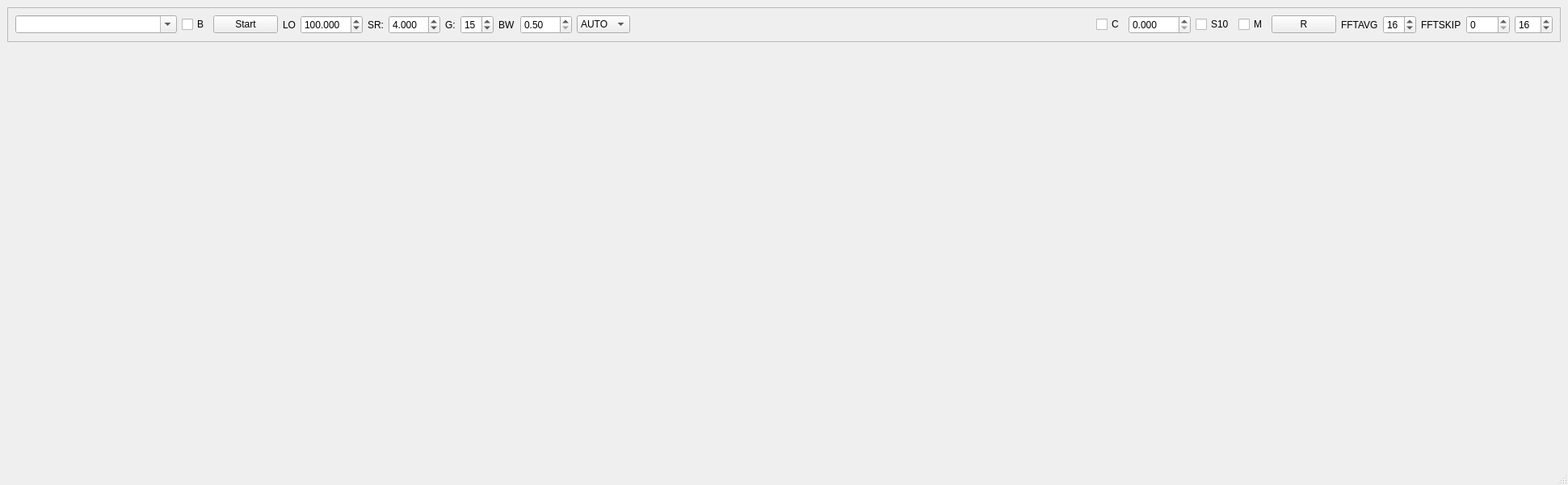
<?xml version="1.0" encoding="UTF-8"?>
<ui version="4.0">
 <class>MainWindow</class>
 <widget class="QMainWindow" name="MainWindow">
  <property name="geometry">
   <rect>
    <x>0</x>
    <y>0</y>
    <width>1941</width>
    <height>600</height>
   </rect>
  </property>
  <property name="windowTitle">
   <string>MainWindow</string>
  </property>
  <widget class="QWidget" name="centralwidget">
   <layout class="QVBoxLayout" name="verticalLayout">
    <item>
     <widget class="QFrame" name="frame">
      <property name="sizePolicy">
       <sizepolicy hsizetype="Preferred" vsizetype="Minimum">
        <horstretch>0</horstretch>
        <verstretch>0</verstretch>
       </sizepolicy>
      </property>
      <property name="frameShape">
       <enum>QFrame::StyledPanel</enum>
      </property>
      <property name="frameShadow">
       <enum>QFrame::Raised</enum>
      </property>
      <layout class="QHBoxLayout" name="horizontalLayout">
       <item>
        <widget class="QComboBox" name="cbDev">
         <property name="minimumSize">
          <size>
           <width>200</width>
           <height>0</height>
          </size>
         </property>
         <property name="editable">
          <bool>true</bool>
         </property>
        </widget>
       </item>
       <item>
        <widget class="QCheckBox" name="cbb">
         <property name="toolTip">
          <string>Switch to channel B instead of A</string>
         </property>
         <property name="text">
          <string>B</string>
         </property>
        </widget>
       </item>
       <item>
        <widget class="QPushButton" name="btStartStop">
         <property name="text">
          <string>Start</string>
         </property>
        </widget>
       </item>
       <item>
        <widget class="QLabel" name="label_3">
         <property name="text">
          <string>LO</string>
         </property>
        </widget>
       </item>
       <item>
        <widget class="QDoubleSpinBox" name="freq">
         <property name="decimals">
          <number>3</number>
         </property>
         <property name="minimum">
          <double>30.000000000000000</double>
         </property>
         <property name="maximum">
          <double>3700.000000000000000</double>
         </property>
         <property name="singleStep">
          <double>0.100000000000000</double>
         </property>
         <property name="value">
          <double>100.000000000000000</double>
         </property>
        </widget>
       </item>
       <item>
        <widget class="QLabel" name="label_2">
         <property name="text">
          <string>SR:</string>
         </property>
        </widget>
       </item>
       <item>
        <widget class="QDoubleSpinBox" name="smaplerate">
         <property name="decimals">
          <number>3</number>
         </property>
         <property name="minimum">
          <double>0.010000000000000</double>
         </property>
         <property name="singleStep">
          <double>0.250000000000000</double>
         </property>
         <property name="value">
          <double>4.000000000000000</double>
         </property>
        </widget>
       </item>
       <item>
        <widget class="QLabel" name="label">
         <property name="text">
          <string>G:</string>
         </property>
        </widget>
       </item>
       <item>
        <widget class="QSpinBox" name="gain">
         <property name="maximum">
          <number>31</number>
         </property>
         <property name="value">
          <number>15</number>
         </property>
        </widget>
       </item>
       <item>
        <widget class="QLabel" name="label_4">
         <property name="text">
          <string>BW</string>
         </property>
        </widget>
       </item>
       <item>
        <widget class="QDoubleSpinBox" name="bw">
         <property name="minimum">
          <double>0.500000000000000</double>
         </property>
         <property name="maximum">
          <double>160.000000000000000</double>
         </property>
         <property name="singleStep">
          <double>0.100000000000000</double>
         </property>
        </widget>
       </item>
       <item>
        <widget class="QComboBox" name="lna">
         <item>
          <property name="text">
           <string>AUTO</string>
          </property>
         </item>
         <item>
          <property name="text">
           <string>LNAL</string>
          </property>
         </item>
         <item>
          <property name="text">
           <string>LNAW</string>
          </property>
         </item>
         <item>
          <property name="text">
           <string>LNAH</string>
          </property>
         </item>
         <item>
          <property name="text">
           <string>ADC</string>
          </property>
         </item>
        </widget>
       </item>
       <item>
        <spacer name="horizontalSpacer">
         <property name="orientation">
          <enum>Qt::Horizontal</enum>
         </property>
         <property name="sizeHint" stdset="0">
          <size>
           <width>40</width>
           <height>20</height>
          </size>
         </property>
        </spacer>
       </item>
       <item>
        <widget class="QCheckBox" name="cbcal">
         <property name="text">
          <string>C</string>
         </property>
        </widget>
       </item>
       <item>
        <widget class="QDoubleSpinBox" name="calFreq">
         <property name="decimals">
          <number>3</number>
         </property>
         <property name="maximum">
          <double>3999.989999999999782</double>
         </property>
        </widget>
       </item>
       <item>
        <widget class="QCheckBox" name="softlog">
         <property name="text">
          <string>S10</string>
         </property>
        </widget>
       </item>
       <item>
        <widget class="QCheckBox" name="max">
         <property name="text">
          <string>M</string>
         </property>
        </widget>
       </item>
       <item>
        <widget class="QPushButton" name="rescale">
         <property name="text">
          <string>R</string>
         </property>
        </widget>
       </item>
       <item>
        <widget class="QLabel" name="label_5">
         <property name="text">
          <string>FFTAVG</string>
         </property>
        </widget>
       </item>
       <item>
        <widget class="QSpinBox" name="fft_avg">
         <property name="minimum">
          <number>1</number>
         </property>
         <property name="maximum">
          <number>64</number>
         </property>
         <property name="value">
          <number>16</number>
         </property>
        </widget>
       </item>
       <item>
        <widget class="QLabel" name="FFT_SKIP">
         <property name="text">
          <string>FFTSKIP</string>
         </property>
        </widget>
       </item>
       <item>
        <widget class="QSpinBox" name="fft_skip">
         <property name="maximum">
          <number>1024</number>
         </property>
         <property name="value">
          <number>0</number>
         </property>
        </widget>
       </item>
       <item>
        <widget class="QSpinBox" name="throttle">
         <property name="maximum">
          <number>256</number>
         </property>
         <property name="value">
          <number>16</number>
         </property>
        </widget>
       </item>
      </layout>
     </widget>
    </item>
    <item>
     <widget class="QCustomPlot" name="widget" native="true">
      <property name="sizePolicy">
       <sizepolicy hsizetype="Expanding" vsizetype="Expanding">
        <horstretch>0</horstretch>
        <verstretch>0</verstretch>
       </sizepolicy>
      </property>
     </widget>
    </item>
    <item>
     <widget class="Waterfall" name="waterfall" native="true">
      <property name="minimumSize">
       <size>
        <width>0</width>
        <height>257</height>
       </size>
      </property>
     </widget>
    </item>
   </layout>
  </widget>
  <widget class="QMenuBar" name="menubar">
   <property name="geometry">
    <rect>
     <x>0</x>
     <y>0</y>
     <width>1941</width>
     <height>34</height>
    </rect>
   </property>
  </widget>
  <widget class="QStatusBar" name="statusbar"/>
 </widget>
 <customwidgets>
  <customwidget>
   <class>QCustomPlot</class>
   <extends>QWidget</extends>
   <header>qcustomplot.h</header>
   <container>1</container>
  </customwidget>
  <customwidget>
   <class>Waterfall</class>
   <extends>QWidget</extends>
   <header>waterfall.h</header>
   <container>1</container>
  </customwidget>
 </customwidgets>
 <resources/>
 <connections/>
</ui>
